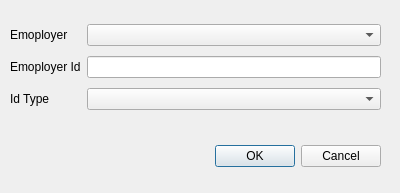
<?xml version="1.0" encoding="UTF-8"?>
<ui version="4.0">
 <class>addEmployerId</class>
 <widget class="QDialog" name="addEmployerId">
  <property name="geometry">
   <rect>
    <x>0</x>
    <y>0</y>
    <width>400</width>
    <height>193</height>
   </rect>
  </property>
  <property name="windowTitle">
   <string>Dialog</string>
  </property>
  <widget class="QDialogButtonBox" name="buttonBox">
   <property name="geometry">
    <rect>
     <x>40</x>
     <y>140</y>
     <width>341</width>
     <height>32</height>
    </rect>
   </property>
   <property name="orientation">
    <enum>Qt::Horizontal</enum>
   </property>
   <property name="standardButtons">
    <set>QDialogButtonBox::Cancel|QDialogButtonBox::Ok</set>
   </property>
  </widget>
  <widget class="QWidget" name="">
   <property name="geometry">
    <rect>
     <x>10</x>
     <y>20</y>
     <width>371</width>
     <height>95</height>
    </rect>
   </property>
   <layout class="QGridLayout" name="gridLayout">
    <item row="0" column="0">
     <widget class="QLabel" name="label_employer">
      <property name="text">
       <string>Emoployer</string>
      </property>
     </widget>
    </item>
    <item row="0" column="1">
     <widget class="QComboBox" name="employer"/>
    </item>
    <item row="1" column="0">
     <widget class="QLabel" name="label_empId">
      <property name="text">
       <string>Emoployer Id</string>
      </property>
     </widget>
    </item>
    <item row="1" column="1">
     <widget class="QLineEdit" name="employerId"/>
    </item>
    <item row="2" column="0">
     <widget class="QLabel" name="label_IdType">
      <property name="text">
       <string>Id Type</string>
      </property>
     </widget>
    </item>
    <item row="2" column="1">
     <widget class="QComboBox" name="idType"/>
    </item>
   </layout>
  </widget>
 </widget>
 <resources/>
 <connections>
  <connection>
   <sender>buttonBox</sender>
   <signal>accepted()</signal>
   <receiver>addEmployerId</receiver>
   <slot>accept()</slot>
   <hints>
    <hint type="sourcelabel">
     <x>248</x>
     <y>254</y>
    </hint>
    <hint type="destinationlabel">
     <x>157</x>
     <y>274</y>
    </hint>
   </hints>
  </connection>
  <connection>
   <sender>buttonBox</sender>
   <signal>rejected()</signal>
   <receiver>addEmployerId</receiver>
   <slot>reject()</slot>
   <hints>
    <hint type="sourcelabel">
     <x>316</x>
     <y>260</y>
    </hint>
    <hint type="destinationlabel">
     <x>286</x>
     <y>274</y>
    </hint>
   </hints>
  </connection>
 </connections>
</ui>
